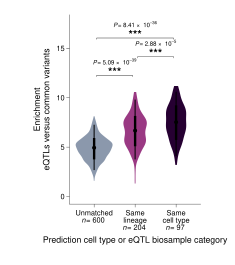

Write the R code that produced this figure.
# eQTL enrichment by prediction cell type / eQTL biosample category, in the style of scE2G Fig. 5b:
# violins filled by category, black ggdist-style point interval (median dot, 66 % / 95 % lines), pairwise
# Wilcoxon brackets with stars below and the exact P above, category labels + italic n under the axis.
#   Rscript eqtl_violin.R   # -> eqtl_violin.{svg,pdf,png}
suppressPackageStartupMessages({ library(ggplot2); library(dplyr); library(patchwork) })
source("R/theme_sce2g.R")
S <- sce2g$type$size_pt
txt <- function(size = S$tick_label) size / .pt

d <- read.csv("eqtl_enrichment.csv") %>%
  mutate(category = factor(category, c("unmatched", "same_lineage", "same_cell_type")))
cols <- c(unmatched = "#8B98AC", same_lineage = "#9A3983", same_cell_type = "#260032")
n <- table(d$category)

# ---- stats: unpaired two-sided Wilcoxon rank-sum, one bracket per pair ----
wp <- function(a, b) wilcox.test(d$enrichment[d$category == a], d$enrichment[d$category == b])$p.value
fmt_p <- function(p) {
  if (p >= 0.001) return(sprintf("italic(P)*' = %s'", signif(p, 3)))
  e <- floor(log10(p)); sprintf("italic(P)*' = %.2f × '*10^'–%d'", p / 10^e, -e)
}
stars <- function(p) if (p < 1e-3) "***" else if (p < 1e-2) "**" else if (p < 0.05) "*" else "NS"
tests <- tibble(x1 = c(1, 2, 1), x2 = c(2, 3, 3)) %>%
  rowwise() %>% mutate(p = wp(levels(d$category)[x1], levels(d$category)[x2])) %>% ungroup()

# ---- geometry: y spans ylim over the 50.1 mm panel, so u = data units per printed pt ----
ylim <- c(-0.775, 18.4); u <- diff(ylim) / (50.1 / 25.4 * 72)
y1 <- max(d$enrichment) + 8 * u                          # first bracket row clears the tallest violin
y2 <- y1 + 14 * u; y3 <- y2 + 14 * u                      # 14 pt rows clear the exponent of the P below
tip <- 1.1 * u; line <- 5.4 * u
lab <- function(x, y, label, size = S$tick_label, ...) annotate("text", x = x, y = y, label = label, size = txt(size), family = sce2g_font, vjust = 0, ...)
rows <- -(1.913 + 0.743 * 0:2)                            # label rows under the axis, 5.9 pt pitch

p <- ggplot(d, aes(category, enrichment)) +
  geom_violin(aes(fill = category), colour = NA, width = 0.9) +
  scale_fill_manual(values = cols, guide = "none") +
  stat_pointinterval_sce2g() +
  # brackets: one row each (two exponent-length P values do not fit side by side on a 34.7 mm panel)
  sig_bracket(1, 2, y1, stars(tests$p[1]), p = fmt_p(tests$p[1]), tip = tip, line = line) +
  sig_bracket(2, 3, y2, stars(tests$p[2]), p = fmt_p(tests$p[2]), tip = tip, line = line) +
  sig_bracket(1, 3, y3, stars(tests$p[3]), p = fmt_p(tests$p[3]), tip = tip, line = line) +
  # category labels: label lines first, italic n on the very next row (Fig. 5b)
  lab(1, rows[1], "Unmatched") + lab(1, rows[2], sprintf("italic(n)*' = %s'", format(n[[1]], big.mark = ",")), parse = TRUE) +
  lab(2, rows[1], "Same") + lab(2, rows[2], "lineage") + lab(2, rows[3], sprintf("italic(n)*' = %s'", n[[2]]), parse = TRUE) +
  lab(3, rows[1], "Same") + lab(3, rows[2], "cell type") + lab(3, rows[3], sprintf("italic(n)*' = %s'", n[[3]]), parse = TRUE) +
  lab(2, -4.68, "Prediction cell type or eQTL biosample category", S$axis_title) +
  scale_y_continuous(breaks = seq(0, 15, 5)) +
  coord_cartesian(xlim = c(0.4, 3.6), ylim = ylim, expand = FALSE, clip = "off") +
  labs(x = NULL, y = "Enrichment\neQTLs versus common variants") +
  theme_sce2g() + theme(axis.text.x = element_blank(), plot.margin = margin(6, 4, 38, 4))

fig <- p + plot_layout(widths = unit(34.7, "mm"), heights = unit(50.1, "mm"))
save_panel(fig, "eqtl_violin", width_mm = 62, height_mm = 70)
print(tests)
cat("wrote eqtl_violin.{svg,pdf,png}\n")
